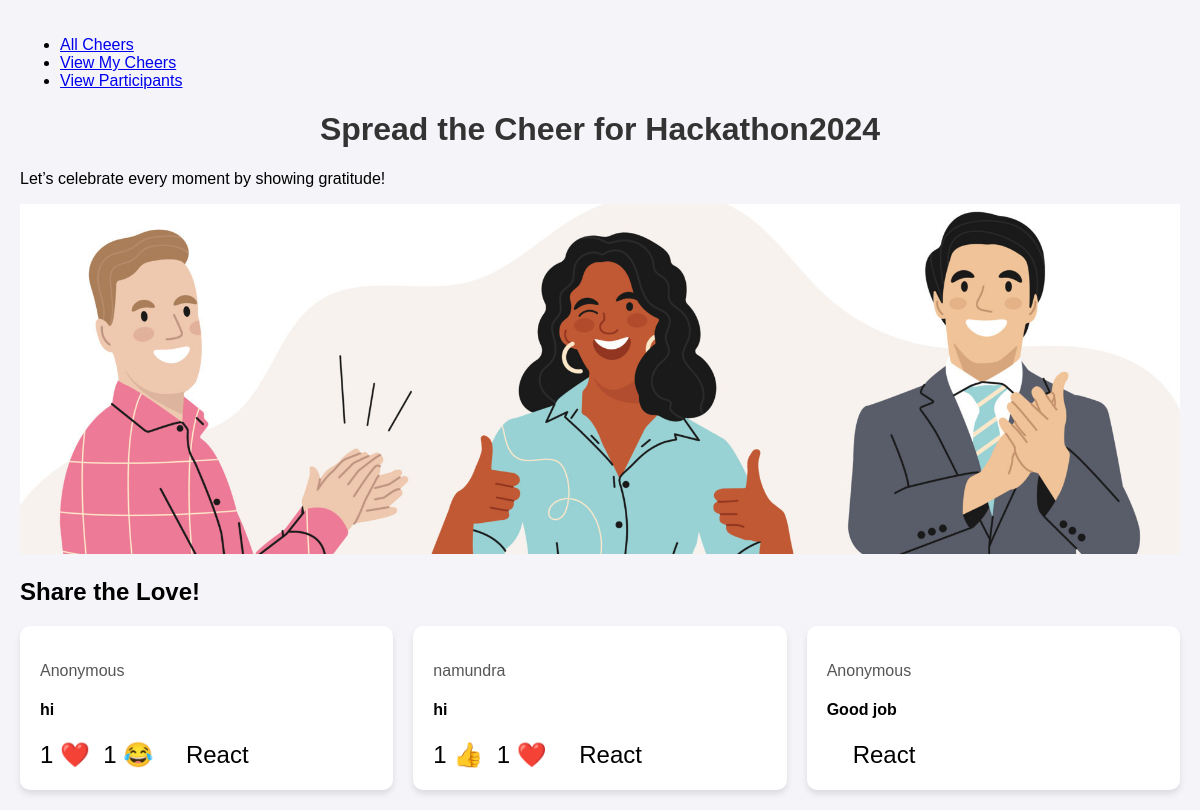
The page /appreciation/posts/1/my_posts/ (signed in) on the database its author committed.
### appreciation/models.py (models this page shows, shortened)
class Event(models.Model):
    name = models.CharField(max_length=255)
    description = models.TextField()
    start_date = models.DateField()
    end_date = models.DateField()

class Post(models.Model):
    event = models.ForeignKey(Event, related_name='posts', on_delete=models.CASCADE)
    author = models.ForeignKey(User, null=True, blank=True, on_delete=models.SET_NULL)
    to = models.ForeignKey(User, null=True, blank=True, related_name='received_posts', on_delete=models.SET_NULL)
    content = models.TextField()
    is_anonymous = models.BooleanField(default=False)
    created_at = models.DateTimeField(auto_now_add=True)

### appreciation/views.py (the view)
# urls.py: path('posts/<int:event_id>/my_posts/', views.view_my_posts, name='view_my_posts'),
@login_required
def view_my_posts(request, event_id):
    event = get_object_or_404(Event, id=event_id)
    user = request.user
    my_posts = Post.objects.filter(event=event, to=user)
    reaction_emojis = {
        "Like": "👍",
        "Love": "❤️",
        "Laugh": "😂",
        "Wow": "😮",
        "Sad": "😢",
        "Angry": "😡"
    }
    res_posts = []
    reaction_types = ["Like", "Love", "Laugh", "Wow", "Sad", "Angry"]
    for post in my_posts:
        res_reaction = {}
        for reaction_type in reaction_types:
            reaction_count = Reaction.objects.filter(post=post, reaction_type=reaction_type).count()
            if reaction_count > 0:
                res_reaction[reaction_emojis[reaction_type]] = reaction_count
        res_posts.append({'post': post, 'reaction': res_reaction})
    return render(request, 'appreciation/post_list.html', {'event': event, 'posts': res_posts, 'my_posts_view': True})

### appreciation/templates/appreciation/post_list.html (shortened to what this page needs)
{% load static %}
<!DOCTYPE html>
<html lang="en">
<head>
    <link rel="stylesheet" href="{% static 'poststyle.css' %}">
</head>
<body>
    <nav class="navbar">
        <ul class="navbar-links">
            <li><a href="{% url 'post_list' event.id %}">All Cheers</a></li>
            <li><a href="{% url 'view_my_posts' event.id %}">View My Cheers</a></li>
            <li><a href="{% url 'event_participants' event.id %}">View Participants</a></li>
        </ul>
    </nav>
    <header class="header">
        <h1>Spread the Cheer for {{ event.name }}</h1>
        <p>Let’s celebrate every moment by showing gratitude!</p>
        <img src="{% static 'images/gratitude.png' %}" alt="Gratitude Banner" class="header-image" style="width: 100%; max-height: 350px; object-fit: cover;">
    </header>
    <section class="gratitude-section">
        <h2>Share the Love!</h2>
    </section>
    <div class="post-grid">
        {% for res in posts %}
        {% with post=res.post reaction=res.reaction %}
        <div class="post-tile" data-post-id="{{ post.id }}">
            <p class="post-author">
                {% if post.is_anonymous %}
                Anonymous
                {% else %}
                {{ post.author.username }}
                {% endif %}
            </p>
            <h4 class="post-content">{{ post.content }}</h4>
            <div class="reactions-container">
                <div class="selected-reaction">
                    <div class="reaction-values">
                        {% for react_type, react_count in reaction.items %}
                        {% if react_count > 0 %}
                        {{ react_count }} {{ react_type }}&nbsp;
                        {% endif %}
                        {% endfor %}
                    </div>
                </div>
                <div class="emoji-button">
                    <button class="reaction-btn">React</button>
                </div>
            </div>
        </div>
        {% endwith %}
        {% endfor %}
    </div>
</body>
</html>

### appreciation/static/poststyle.css (style rules this page uses)
body { font-family: Arial, sans-serif; background-color: #f4f4f9; margin: 0; padding: 20px; }
h1 { text-align: center; color: #333; }
.post-grid { display: grid; grid-template-columns: repeat(auto-fit, minmax(300px, 1fr)); gap: 20px; }
.post-tile { background-color: white; border-radius: 10px; box-shadow: 0 4px 6px rgba(0, 0, 0, 0.1); padding: 20px; position: relative; }
.post-tile p { color: #555; }
.reactions-container { display: flex; align-items: center; justify-content: flex-start; margin-top: 10px; }
.selected-reaction { font-size: 1.5em; cursor: pointer; position: relative; }
.emoji-button { display: inline-block; margin-left: 20px; }
.reaction-btn { background-color: transparent; border: none; font-size: 1.5em; cursor: pointer; transition: transform 2s ease, background-color 3s ease; }
.header-image { width: 10%; height: 10%; max-height: 50px; object-fit: cover; }

### rows shown on the page
Event: name "Hackathon2024"
Post: is_anonymous "Anonymous", post.content "hi", reaction "1" "1", reaction "❤️" "😂"
Post: post.author.username "namundra", post.content "hi", reaction "1" "1", reaction "👍" "❤️"
Post: is_anonymous "Anonymous", post.content "Good job"
